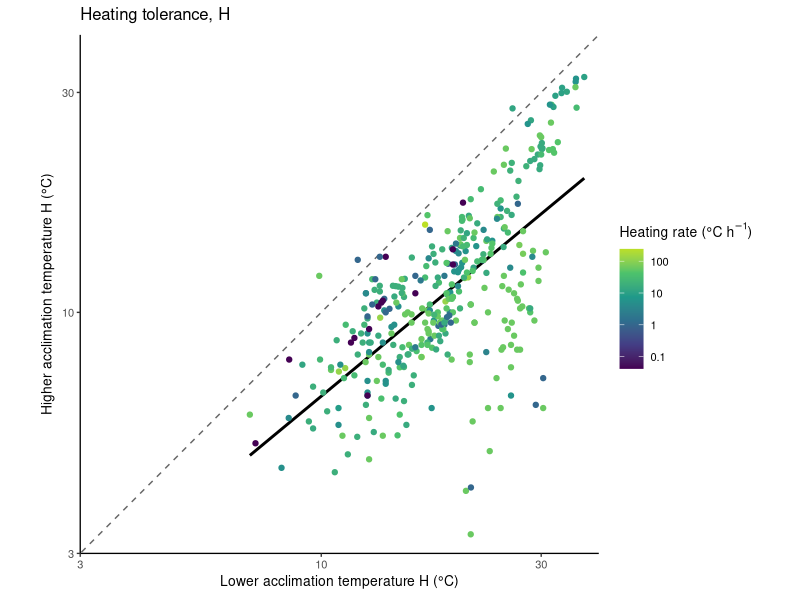
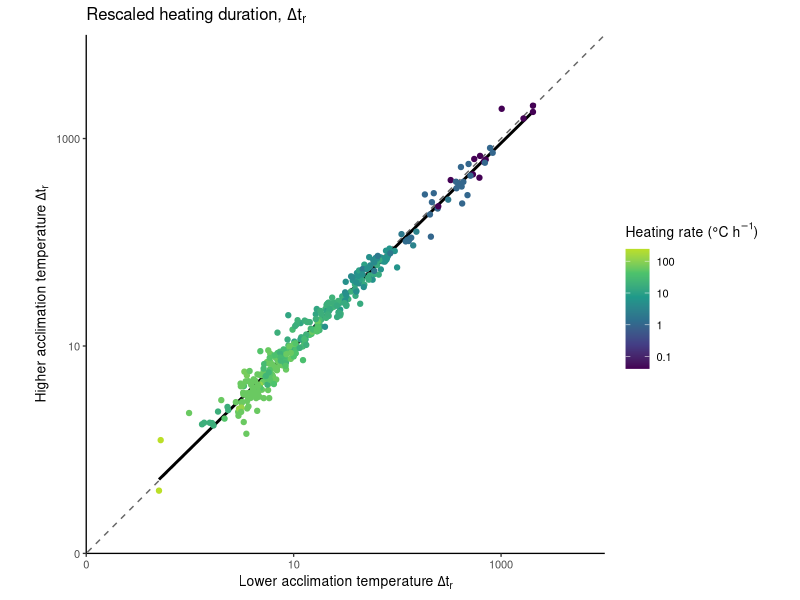
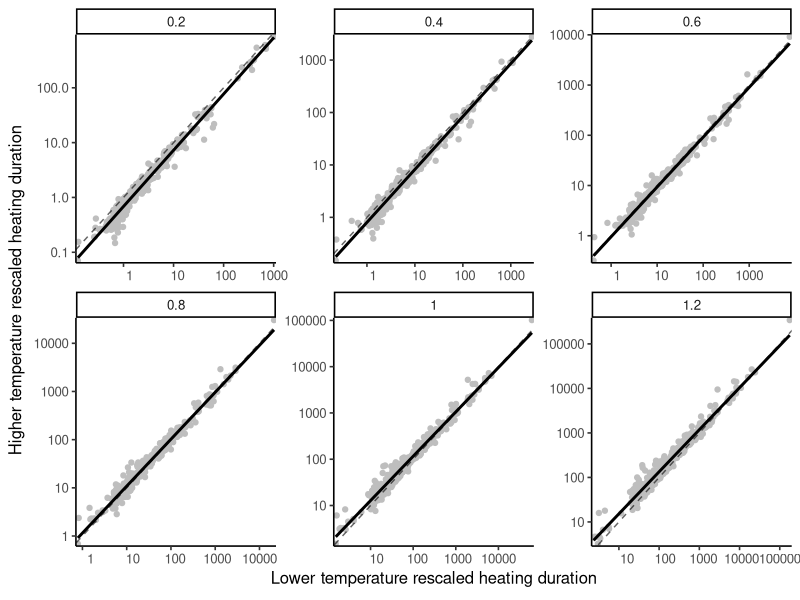
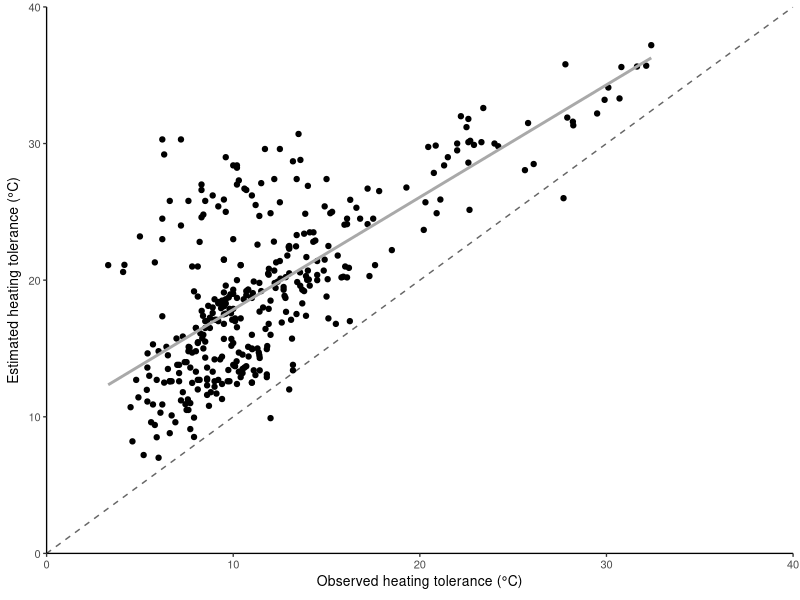
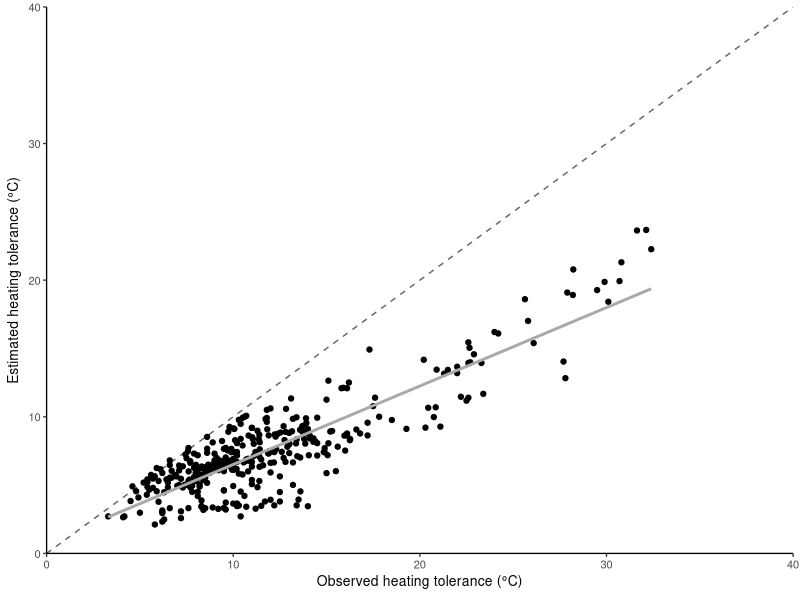
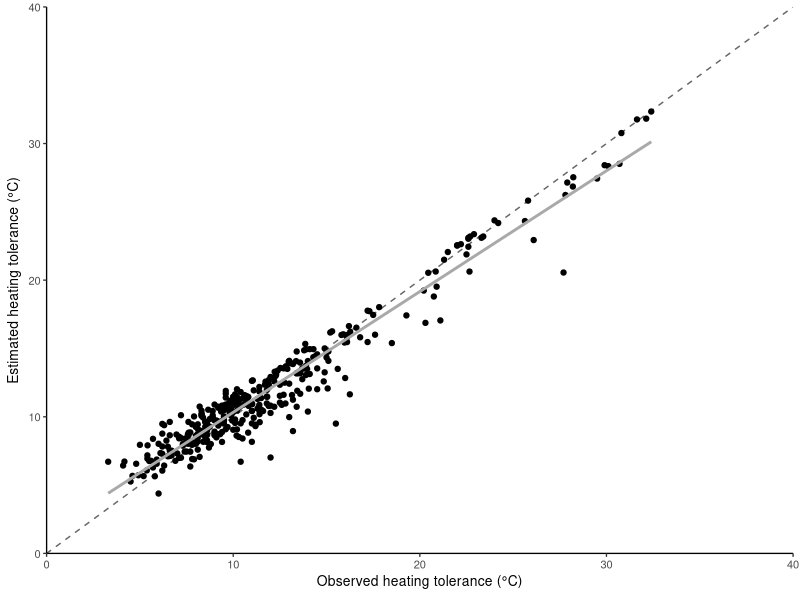
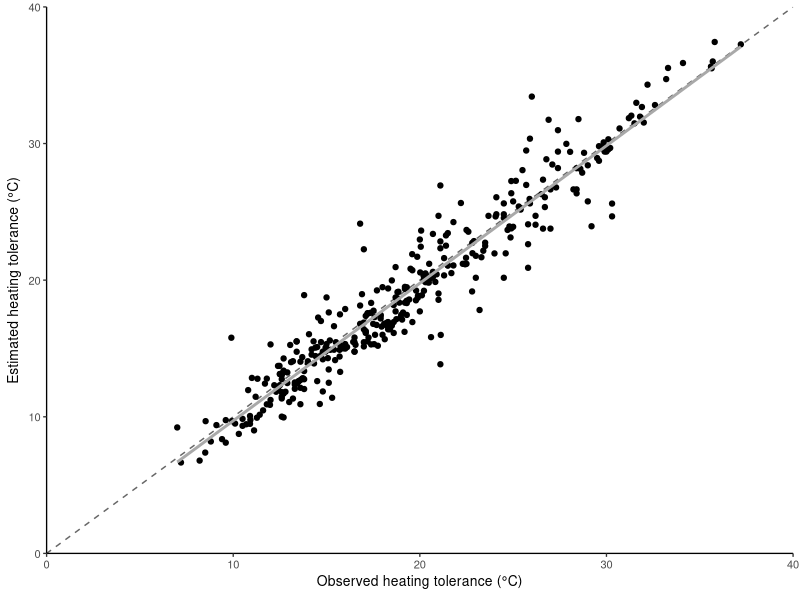
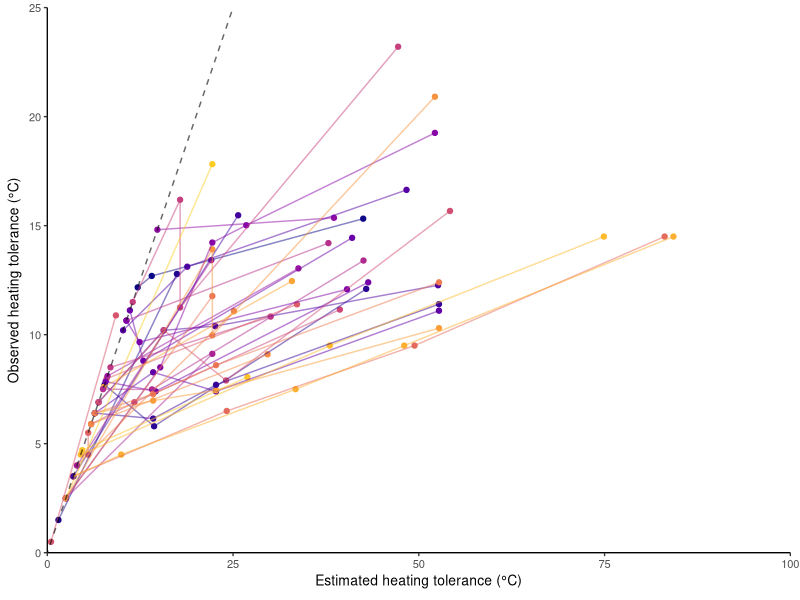

The R script that drew these images, in order:
## ---- chunk 1
knitr::opts_chunk$set(
  message = FALSE,
  warning = FALSE,
  comment = NA,
  echo = TRUE,
  fig.align = 'center',
  fig.width = 6,
  fig.height = 5
)

library(tidyverse)
library(cowplot)
theme_set(theme_classic(base_size = 10)) # set default font size
options(tibble.width = Inf)
## ---- chunk 2
# Import Morley et al 2018
ARR <- readxl::read_excel("data/Morley2018.xlsx",  skip = 8) %>% 
  # Add unique id
  rowid_to_column("row_ID") %>%  
  # remove blank rows
  filter(!is.na(Taxon)) %>%
  # rename columns
  rename("ta_high" = 11, #"High acclimation Temperature /°C" ,
         "ta_low" = 12, #"Low Acclimation Temperature/ °C" ,
         "ARR" = 17, #"CTMax ARR" ,
         "tc_high" = 16, #"CTMax/ °C", # CT max of the high acclimation temperature
         "acclim_window" = 13, #"Acclimation Window /°C",
         "heating_rate" = 22, #"°C change hr-1",
         "collection_latitude" = 19) %>%  #"Latitude of Collection/ °") %>%
  # Fix typo in taxon
  mutate(Taxon = str_replace_all(Taxon, "amphibains", "amphibians")) %>%
  # Fix incorrect heating rate in DOI 10.1007/s10695-013-9793-7
  mutate(heating_rate = ifelse(row_ID  == 367, (0.3 * 60), heating_rate)) %>%
  # Calculate low temperature CT max
  mutate(tc_low = tc_high - (ARR * acclim_window)) 


# Calculate heating tolerances for each acclimation temperature, H (Equation 1)
ARR <- ARR %>% 
  mutate(ht_low = tc_low - ta_low,
         ht_high = tc_high - ta_high)
## ---- chunk 3
#| fig-cap: "Heating tolerances at the lower and higher acclimation temperatures for paired observations on Log 10 transformed axes. Figure 2A in main text."

heating_graph <- ARR %>% 
  ggplot(aes(ht_low, ht_high, col = heating_rate)) +
  geom_abline(slope = 1, intercept = 0, lty = 2, alpha = 0.6) +
  geom_smooth(method = "lm", se = FALSE, col = 1) + 
  geom_point() +
  labs(x = expression("Lower acclimation temperature H (\u00B0C)"),
       y = expression("Higher acclimation temperature H (\u00B0C)"),
       title = expression("Heating tolerance, H")) +
  scale_x_continuous(limits = c(3,40), expand = c(0,0), trans = "log10") +
  scale_y_continuous(limits = c(3,40), expand = c(0,0), trans = "log10") +
  coord_equal() +  
  scale_colour_viridis_c(name = expression("Heating rate (\u00B0C h" ^-1 * ")"), end = 0.9, trans = "log10", labels = function(x) signif(x))

heating_graph
## ---- chunk 4
# Constants in Equation S1
# Boltzmann's constant, k, in units of eV K-1
k <- 8.61733 * 10 ^ -5
# Normalisation constant to center around 273.15K (T_K)
Tk <- 273.15
## ---- chunk 5
# define \beta for a given activation energy, E = 0.66 (Equation S3)
beta_K <- 0.66 / (k * Tk)
## ---- chunk 6
# function g of x and the constant beta (Equation 6)
g_beta_fun <- function(x){(exp(beta_K * x) - 1) / beta_K}

# function for delta t_r that uses g_beta_fun (Equation 6)
delta_tr_fun <- function(tau_a, tau_c, lambda){
  exp(beta_K * tau_a) / lambda * g_beta_fun(tau_c - tau_a)
}

# function f of x and the constant beta (Equation 7)
f_beta_fun <- function(x){log(1 + beta_K * x) / beta_K}
## ---- chunk 7
# Step 1. Normalise acclimation temperature, upper thermal tolerances and heating rate by the normalisation constant (Tk, called tau_*), then calculate normalised heating tolerance (called delta_tau_*)
ARR <- ARR %>% 
  mutate(
    # acclimation temperatures
    tau_a_low = ta_low / Tk,
    tau_a_high = ta_high / Tk,
    # upper thermal tolerances
    tau_c_low = tc_low / Tk,
    tau_c_high = tc_high / Tk,
    # heating rate
    lambda = heating_rate / Tk,
    # normalised heating tolerance
    delta_tau_low = tau_c_low - tau_a_low,
    delta_tau_high = tau_c_high - tau_a_high)

# Step 2. Calculate rescaled heating duration for lower acclimation temperatures using Equation 6
ARR <- ARR %>% 
  mutate(delta_tr_low = pmap_dbl(list(tau_a = tau_a_low,
                                  tau_c = tau_c_low,
                                  lambda = lambda),
                             delta_tr_fun))

# Step 3. Calculate rescaled heating duration for higher acclimation temperatures using Equation 6
ARR <- ARR %>% 
  mutate(delta_tr_high = pmap_dbl(list(tau_a = tau_a_high,
                                   tau_c = tau_c_high,
                                   lambda = lambda),
                              delta_tr_fun))
## ---- chunk 8
#| fig.cap = "Rescaled heating duration at the lower and higher acclimation temperature on Log 10 axes have a strong dependency with heating rate (colours). Figure 2B in main text."
rescaled_duration <- ggplot(data = ARR,
                            mapping = aes(x = delta_tr_low,
                                          y = delta_tr_high,
                                          col = heating_rate)) +
  geom_abline(slope = 1, intercept = 0, lty = 2, alpha = 0.6) +
  geom_smooth(method = "lm", se = FALSE, col = 1) +
  geom_point() +
  scale_x_continuous(trans = "log10", labels = function(x) round(x), expand = c(0,0), limits = c(0.1, 10000)) +
  scale_y_continuous(trans = "log10", labels = function(x) round(x), expand = c(0,0), limits = c(0.1, 10000)) +
  coord_equal() +
  labs(x = expression("Lower acclimation temperature " * Delta * t[r]),
       y = expression("Higher acclimation temperature " * Delta * t[r])) +
  ggtitle(expression(paste("Rescaled heating duration, ") * Delta * t[r])) +
  scale_colour_viridis_c(name = expression("Heating rate (\u00B0C h" ^-1 * ")"), end = 0.9, trans = "log10", labels = function(x) signif(x))

rescaled_duration
## ---- chunk 9
# Generalised function for rescaling heating tolerance that accepts any activation energy
delta_tr_gen <- function(x, ev, k = 8.61733*10^-5, Tk = 273.15) { # ev is activation energy
  
  # calculate beta K constant (Equation S3)
  beta_K_sensi <- ev / (k * Tk)
  
  # function for delta tr that uses g_beta_fun (Equation 6)
  delta_tr_gen <- function(tau_a, tau_c, lambda){
    exp(beta_K_sensi * tau_a) / lambda * g_beta_fun_gen(tau_c - tau_a)
  }
  
  # function g of x and the constant beta (Equation 6)
  g_beta_fun_gen <- function(x){(exp(beta_K_sensi * x) - 1) / beta_K_sensi}
  
  # function f of x and the constant beta (Equation 7)
  f_beta_fun_gen <- function(x){log(1 + beta_K_sensi * x) / beta_K_sensi}
  
  # normalise Ta, Tc and heating rate by Tk
  x <- x %>% # Calculate heating rate as lambda
    mutate(tau_a_low = ta_low / Tk,
           tau_a_high = ta_high / Tk,
           tau_c_low = tc_low / Tk,
           tau_c_high = tc_high / Tk,
           lambda = heating_rate / Tk,
           delta_tau_low = tau_c_low - tau_a_low, # calculate delta taus
           delta_tau_high = tau_c_high - tau_a_high)

  # Rescale lower temperature experiments
  x <- x %>% 
    mutate(delta_tr_low = pmap_dbl(list(tau_a = tau_a_low,
                                    tau_c = tau_c_low,
                                    lambda = lambda),
                               delta_tr_gen))
  
  # Rescale higher temperature experiments
  x <- x %>% 
    mutate(delta_tr_high = pmap_dbl(list(tau_a = tau_a_high,
                                     tau_c = tau_c_high,
                                     lambda = lambda),
                                delta_tr_gen))
  
  # Add predictions of high from low and conversely low from high
  x <- x %>% 
    mutate(activation = ev,
           delta_tau_high_hat = f_beta_fun_gen(exp(beta_K_sensi * (tau_a_low - tau_a_high)) * g_beta_fun_gen(delta_tau_low)), # estimate high from low
           delta_tau_low_hat = f_beta_fun_gen(exp(beta_K_sensi * (tau_a_high - tau_a_low)) * g_beta_fun_gen(delta_tau_high))) # estimate low from high

  return(x) # as list
}
## ---- chunk 10
#| label: fig-sensitivity
#| fig-cap: "rescaled heating durations for the lower and higher acclimation temperatures calculated using values of activation energy between 0.2 and 1.2 eV. Observations (points) with a fitted linear model (solid line) fall along the identity line (dashed line)."

# Sequence of activation energies between 0.2 and 1.2
activation <- seq(0.2, 1.2, 0.2)
# Repeat ARR dataset over length of activation energies
ARR_list <- replicate(length(activation), ARR, simplify = FALSE)
# Rescale heating tolerances, merge to single data frame
ARR_list <- do.call(rbind, mapply(ARR_list, FUN = delta_tr_gen, ev = activation, SIMPLIFY = FALSE))

# Create plot of results
sensi_plot <- ggplot(data = ARR_list, 
                 mapping = aes(x = delta_tr_low, 
                               y = delta_tr_high)) + 
  geom_point(col = "grey") + 
  geom_smooth(method = "lm", se = FALSE, col = "black") + 
  geom_abline(slope = 1, intercept = 0, lty = 2, alpha = 0.6) +
  scale_x_continuous(expand = c(0.01,0), trans = "log10", labels = function(x) format(x, scientific = FALSE)) +
  scale_y_continuous(expand = c(0.01,0), trans = "log10", labels = function(x) format(x, scientific = FALSE)) +
  facet_wrap(.~activation, ncol=3, scales = "free") +
  labs(x = expression("Lower temperature rescaled heating duration"),
       y = expression("Higher temperature rescaled heating duration")) +
  theme_classic(base_size = 12)

sensi_plot
## ---- chunk 11
#| label: tbl-sensitivity
#| tbl-cap: "R2 values of the regression between rescaled heating durations for the lower and higher acclimation temperatures calculated using a range of activation energies."

ARR_list %>% 
  group_by(activation) %>% 
  group_map(~ summary(lm(delta_tr_high ~ delta_tr_low, data = .x))$r.squared) %>% 
  unlist() %>% 
  data.frame(activation = activation, "R2" = .) %>% 
  knitr::kable(digits = 3, col.names = c("Activation energy (eV)", "R squared value"))
## ---- chunk 12
#| label: fig-predH0
#| fig-cap: "Observed vs estimated heating tolerance for the higher acclimation temperature (°C) assuming heating tolerance is the same as the lower acclimation temperature. Predictions were made for each species (points). Predictions should fall along a 1:1 identity line (dashed line) if assuming that the heating tolerance of the higher temperature is the same as at the lower temperature is accurate. The solid line is an ordinary least-squares regression."

pred1 <- ggplot(data = ARR,
       mapping = aes(y = delta_tau_low * Tk,
                     x = delta_tau_high * Tk)) + 
  geom_point() + 
  geom_abline(intercept = 0, slope = 1, lty = 2, alpha = 0.6) + 
  geom_smooth(method = "lm", se = FALSE, col = "darkgrey") + 
  labs(y = expression("Estimated heating tolerance (\u00B0C)"),
       x = expression("Observed heating tolerance (\u00B0C)")) + 
  scale_x_continuous(expand = c(0,0), limits = c(0, 40)) +
  scale_y_continuous(expand = c(0,0), limits = c(0, 40))

pred1
## ---- chunk 13
#| code-fold: true
# high from low R2
pred_H0 <- lm(delta_tau_low ~  delta_tau_high, 
                   data = ARR) %>% 
  summary(.) %>%
  .$r.squared %>% 
  round(., 4) * 100
## ---- chunk 14
#| label: fig-H1
#| fig-cap: "Observed vs estimated heating tolerance for the higher acclimation temperature (°C) accounting for the change in acclimation temperature. Predictions were made for each species (points). Predictions should fall along a 1:1 identity line (dashed line) if the model is accurate. The solid line is an ordinary least-squares regression."

pred2 <- pred1 + aes(y = (delta_tau_low * exp(beta_K * (tau_a_low - tau_a_high))) * Tk) +
  labs(y = expression("Estimated heating tolerance (\u00B0C)")) 
pred2
## ---- chunk 15
#| code-fold: true
# high from low R2
pred_H1 <- lm(((delta_tau_low * exp(beta_K * (tau_a_low - tau_a_high)))) ~  delta_tau_high, 
                   data = ARR) %>% 
  summary(.) %>%
  .$r.squared %>% 
  round(., 4) * 100
## ---- chunk 16
# Add estimations of high from low and conversely low from high acclimation temperature (Equations 8 & S6)
ARR <- ARR %>% 
  mutate(delta_tau_high_hat = f_beta_fun(exp(beta_K * (tau_a_low - tau_a_high)) * g_beta_fun(delta_tau_low)), # estimate high from low (Equation 8 in the main text)
         delta_tau_low_hat = f_beta_fun(exp(beta_K * (tau_a_high - tau_a_low)) * g_beta_fun(delta_tau_high))) # estimate low from high (Equation S6)
## ---- chunk 17
#| column: page
#| layout-ncol: 2
#| fig-subcap: 
#|  - "Predicting heating tolerance of the higher acclimation temperature from the lower acclimation temperature. Figure 3A in main text."
#|  - "Predicting heating tolerance of the lower acclimation temperature from the higher acclimation temperature. Figure 3B in main text."

pred3 <- ggplot(data = ARR,
       mapping = aes(y = delta_tau_high_hat * Tk,
                     x = delta_tau_high * Tk)) + 
  geom_point() + 
  geom_abline(intercept = 0, slope = 1, lty = 2, alpha = 0.6) + 
  geom_smooth(method = "lm", se = FALSE, col = "darkgrey") + 
  labs(y = expression("Estimated heating tolerance (\u00B0C)"),
       x = expression("Observed heating tolerance (\u00B0C)")) + 
  scale_x_continuous(expand = c(0,0), limits = c(0, 40)) +
  scale_y_continuous(expand = c(0,0), limits = c(0, 40)) 

pred3

pred4 <- ggplot(data = ARR,
                mapping =aes(y = delta_tau_low_hat * Tk,
                             x = delta_tau_low * Tk)) + 
  geom_point() + 
  geom_abline(intercept = 0, slope = 1, lty = 2, alpha = 0.6) + 
  geom_smooth(method = "lm", se = FALSE, col = "darkgrey") + 
  labs(y = expression("Estimated heating tolerance (\u00B0C)"),
       x = expression("Observed heating tolerance (\u00B0C)")) + 
  scale_x_continuous(expand = c(0,0), limits = c(0, 40)) +
  scale_y_continuous(expand = c(0,0), limits = c(0, 40))
pred4
## ---- chunk 18
#| code-fold: true
# Calculate R2
pred_high_low <- lm(delta_tau_high_hat ~ delta_tau_high, 
                   # offset = delta_tau_high_hat, 
                   data = ARR)

pred_low_high <- lm(delta_tau_low_hat ~ delta_tau_low, 
                   # offset = delta_tau_low_hat, 
                   data = ARR)
## ---- chunk 19
# Import and prepare Morley et al 2016
varying_rates <- read.csv("Morley_et_al_2016.csv") %>% 
  rename(heating_rate = 8,
         ta = 9,
         tc = 10) %>% 
   mutate(Genus = ifelse(Species == "borchgrevinki", "Pagothenia", genus)) %>% # Synonym Trematomus Pagothenia Pagothenia in ARR dataset
  mutate(Name = paste(Genus, Species), 
         experiment = "variable",
         lambda = heating_rate / Tk) %>%
  # Update phyla names
  mutate(Phyla = case_when(phyla == "mollusc" ~ "Mollusca",
                           phyla == "Fish" ~ "Chordata",
                           phyla == "Ascidians" ~ "Chordata",
                           phyla == "Crustacean" ~ "Arthropoda",
                           TRUE ~ phyla)) %>%
  group_by(Name) %>%
  distinct() %>% # remove duplicated rows
  filter(n()>1) %>% # remove species with only 1 observation
  ungroup()

# Add Acclimation Response Ratio dataset to Morley et al 2016
species_data <- ARR %>%
  # Transform the ARR dataset to long format
  pivot_longer(cols = starts_with(c("ta_", "tc_")),
               names_to = c(".value", "assay"),
               names_sep = "_") %>%
  mutate(experiment = "constant") %>% 
  # Join datasets and get occurences of species in each dataset
  full_join(.,
            varying_rates, 
            by = c("Genus", "Species", "Name", "experiment", "ta", "tc", "lambda"),
            suffix = c("_constant", "_variable")) %>% 
  # Normalise temperature
  mutate(tau_a = ta / Tk, 
         tau_c = tc / Tk,
         delta_tau = tau_c - tau_a) %>% 
  group_by(Name) %>% 
  mutate(occurrence = length(unique(experiment))) %>%
  ungroup() %>% 
  # Keep species with more than 1 heating rate from either dataset
  filter(experiment == "variable" | occurrence == 2) %>% 
  # Calculate rescaled heating duration (Equation 8)
  mutate(delta_tr = pmap_dbl(list(tau_a = tau_a,
                                  tau_c = tau_c,
                                  lambda = lambda),
                             delta_tr_fun))
## ---- chunk 20
# Calculate ratios of Equation S8 and Figure 4A
rate_ratios <- species_data %>% 
  # Group by name
  group_by(Name) %>% 
  # For each species create all combinations of heating rate with covariates
  group_modify(~expand_grid(.x, 
                            select(.x, lambda, delta_tr, delta_tau, tau_a),
  # Add numbered suffix to all columns; unique for duplications
                            .name_repair = function (x) ave(x, x, FUN = function(i) str_c(i, seq_along(i))))) %>%
  # Calculate ratio of rescaled duration and heating rate (Equation 19)
  mutate(lambda_ratio = lambda2/lambda1,
         t_ratio = delta_tr2/delta_tr1) %>%
  # Calculate scaling coefficient gamma for each species (Equation 19)
  group_modify(function(x, y){
    x$gg <- abs(as.numeric(coef(lm(log(t_ratio) ~ log(lambda_ratio), x))[2]))
    return(x)}) %>% 
  distinct() %>% # Remove duplications created by expand grid
  ungroup() %>% 
  # Calculate estimated normalised heating tolerance at the second acclimation temperature, corrected for heating rate (Equation 20)
  mutate(delta_tau2_hat = f_beta_fun(exp(beta_K * (tau_a1-tau_a2)) * (lambda_ratio ^ (1 - gg)) * g_beta_fun(delta_tau1)),
         delta_tau2_hat_inter = f_beta_fun(exp(beta_K * (tau_a1-tau_a2)) * (lambda_ratio ^ (1 - 0.7656548)) * g_beta_fun(delta_tau1)))

# Get interspecific gamma
gamma <- abs(coef(glm(log(t_ratio) ~ log(lambda_ratio), data = rate_ratios))[2])
## ---- chunk 21
#| fig-cap: "Estimateed heating tolerance versus observed heating tolerance for species with varying heating rates (107 observations). Colours are species (n = 37). Figure 4A in main text."

g_departure <- species_data %>%
  filter(experiment == "variable") %>% 
  group_by(Name) %>% 
  mutate(lambda_min = min(lambda),
         delta_tau_min = delta_tau[which.min(lambda)]) %>% 
  ungroup() %>% 
  ggplot(mapping = aes(x = f_beta_fun(lambda / lambda_min * g_beta_fun(delta_tau_min)) * Tk,
                       y = delta_tau * Tk,
                       col = Name)) + 
  geom_point() + 
  geom_line(alpha = 0.5) +
  geom_abline(slope = 1, intercept = 0, lty = 2, alpha = 0.6) +
  labs(x = expression("Estimated heating tolerance (\u00B0C)"), 
       y = expression("Observed heating tolerance (\u00B0C)")) +
  scale_colour_viridis_d(option = "C", end = 0.9) +
  scale_x_continuous(expand = c(0,0), limits = c(0, 100)) +
  scale_y_continuous(expand = c(0,0), limits = c(0, 25)) +
  theme(legend.position="none", plot.margin = margin(5.5, 7, 5.5, 5.5, unit = "pt"))

g_departure
## ---- chunk 22
#| fig-cap: "Interspecific scaling of rescaled heating duration with heating rate. Variation within each species is shown by the fitted lines between points (129 observations). The dashed identity line is the expected relationship following the null hypothesis. Axes are Log10 transformed. Colours are species (n = 37). Figure 4B in main text."

g_scaling <- ggplot(data = rate_ratios,
                    mapping = aes(x = lambda_ratio, 
                                  y = t_ratio, 
                                  group = Name,
                                  col = Name)) + 
  geom_line(stat ="smooth", method = "lm", alpha = 0.5) +
  geom_point() + 
  geom_abline(slope = -1, intercept = 0, lty = 2, alpha = 0.6) +
  geom_smooth(aes(group = 1), method = "lm", se = FALSE, col = 1) +
 scale_x_log10(
   breaks = scales::trans_breaks("log10", function(x) 10^x),
   labels = scales::trans_format("log10", scales::math_format(10^.x))
 ) +
 scale_y_log10(
   breaks = scales::trans_breaks("log10", function(x) 10^x),
   labels = scales::trans_format("log10", scales::math_format(10^.x))
 ) +
  ggtitle(paste0("slope = ", 
                 round(gamma, 2))) +
  labs(x = "Heating rate ratio", y = "Rescaled heating duration ratio") +
  scale_colour_viridis_d(option = "C", end = 0.9) +
  theme(legend.position="none")

g_scaling
## ---- chunk 23
#| fig-cap: "Estimated heating tolerance corrected using species-specific scaling exponents for the allometric relationship between rescaled heating duration and heating rate. Colours are species. Figure 4C in main text."

g_estimate_tau <- rate_ratios %>% 
  filter(t_ratio != 1 & lambda_ratio != 1) %>% # remove trivial pairs where it is the lowest heating rate
  ggplot(mapping = aes(x = delta_tau2_hat * Tk, 
                       y = delta_tau2 * Tk,
                       col = Name)) + 
  geom_abline(slope = 1, intercept = 0, lty = 2, alpha = 0.6) +
  geom_point() + 
  geom_smooth(method = "lm", se = FALSE, col = 1) + 
  labs(x = expression("Estimated heating tolerance (\u00B0C)"), 
       y = expression("Observed heating tolerance (\u00B0C)")) +
  scale_colour_viridis_d(option = "C", end = 0.9) +
  scale_x_continuous(expand = c(0,0), limits = c(0, 30)) +
  scale_y_continuous(expand = c(0,0), limits = c(0, 30)) +
  theme(legend.position="none")

g_estimate_tau
## ---- chunk 24
# R2 of the scaling relationship using species-specific values of gamma
species_gamma <- rate_ratios %>% 
   filter(t_ratio != 1 & lambda_ratio != 1) %>% 
  lm(delta_tau2_hat ~  delta_tau2, .) %>% 
  summary(.) %>%
  .$r.squared %>% 
  round(., 4) * 100
## ---- chunk 25
# R2 of the scaling relationship using the interspecific value of gamma
interspecific_gamma <- rate_ratios %>% 
   filter(t_ratio != 1 & lambda_ratio != 1) %>% 
  lm(delta_tau2_hat_inter ~  delta_tau2, .) %>% 
  summary(.) %>%
  .$r.squared %>% 
  round(., 4) * 100
## ---- chunk 26
#| label: fig-gamma-inter
#| fig-cap: "Estimated heating tolerances calculated using a value of 0.76 for gamma, representing an interspecific parameter. Colours are species."

rate_ratios %>% 
   filter(t_ratio != 1 & lambda_ratio != 1) %>% # remove trivial pairs where it is the lowest heating rate
  ggplot(mapping = aes(x = delta_tau2_hat_inter * Tk, 
                       y = delta_tau2 * Tk,
                       col = Name)) + 
  geom_abline(slope = 1, intercept = 0, lty = 2, alpha = 0.6) +
  geom_point() + 
  geom_smooth(method = "lm", se = FALSE, col = 1) + 
  scale_x_continuous(expand = c(0,0), limits = c(0, 30)) +
  scale_y_continuous(expand = c(0,0), limits = c(0, 30)) +
  labs(x = expression("Estimated heating tolerance (\u00B0C)"), 
       y = expression("Observed heating tolerance (\u00B0C)")) +
  scale_colour_viridis_d(option = "C", end = 0.9) +
  theme(legend.position="none")
## ---- chunk 27
#| label: fig-gen
#| fig-cap: "Generalised graph of estimated heating tolerance by acclimation temperature and heating rate (colours)."

sp_heat_rate = median(ARR$heating_rate)
sp_ta = median(ARR$ta_low)
sp_tc = median(ARR$tc_low)

heating_rate <- round(sort(c(10^(seq(log10(0.004), log10(60), length.out = 14)), 0.015, 1, 0.042, 18)), 3) # on log10 scale for equidistant points
heating_rate <- heating_rate[!heating_rate %in% c(0.018, 0.037, 13.667)] # neaten lines
ta <- seq(5, 40, 1) # range of acclimation temperatures
pal_cols <- viridisLite::viridis(n = length(heating_rate), end = 0.9) # colour palette for points

gen_ecto <- expand_grid(heating_rate, ta) %>% 
  mutate(sp_lambda = sp_heat_rate / Tk,
         sp_tau_a = sp_ta / Tk,
         sp_tau_c = sp_tc / Tk,
         sp_delta_tau = sp_tau_c - sp_tau_a,
         tau_a = ta / Tk, 
         delta_tau_a =  sp_tau_a - tau_a,
         lambda = heating_rate / Tk,
         lambda_ratio = lambda/sp_lambda)  %>% 
  mutate(delta_tau_hat =  f_beta_fun(exp(beta_K * delta_tau_a) * (lambda_ratio ^ (1 - gamma)) * g_beta_fun(sp_delta_tau))) %>% 
  ggplot() + 
  geom_line(aes(ta, delta_tau_hat * Tk, group = heating_rate, col = heating_rate)) +
  labs(x = expression("Acclimation temperature (\u00B0C)"), 
       y = expression("Expected heating tolerance (\u00B0C)")) +
  scale_colour_viridis_c(name = expression("Heating rate (\u00B0C h" ^-1 * ")"), end = 0.9, trans = "log10", labels = function(x) signif(x)) 

gen_ecto
## ---- chunk 28
#| fig-cap: "Generalised graph of estimated upper thermal tolerance limit by acclimation temperature and heating rate (colours). Figure 5 in the main text."

fig5 <- expand_grid(heating_rate, ta) %>% 
  mutate(sp_lambda = sp_heat_rate / Tk,
         sp_tau_a = sp_ta / Tk,
         sp_tau_c = sp_tc / Tk,
         sp_delta_tau = sp_tau_c - sp_tau_a,
         tau_a = ta / Tk, 
         delta_tau_a =  sp_tau_a - tau_a,
         lambda = heating_rate / Tk,
         lambda_ratio = lambda/sp_lambda)  %>% 
  mutate(delta_tau_hat =  f_beta_fun(exp(beta_K * delta_tau_a) * (lambda_ratio ^ (1 - gamma)) * g_beta_fun(sp_delta_tau))) %>% 
  ggplot() + 
  geom_line(aes(ta, delta_tau_hat * Tk + ta, group = heating_rate, col = heating_rate)) +
  labs(x = expression("Acclimation temperature (\u00B0C)"), 
       y = expression("Upper thermal tolerance limit (\u00B0C)")) +
  scale_colour_viridis_c(name = expression("Heating rate (\u00B0C h" ^-1 * ")"),
                         trans = "log10",
                         end = 0.9,
                         labels = function(x) signif(x)) 

fig5
## ---- chunk 29
sessionInfo()
